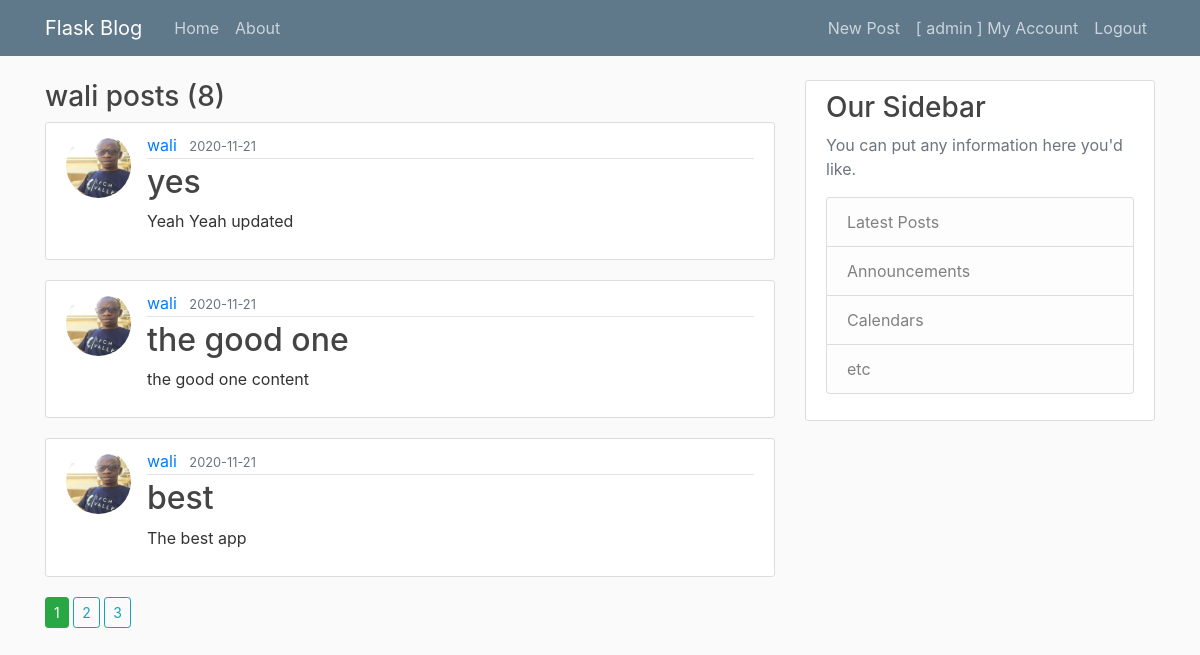
/user/wali (signed in), run on the app's committed database.
### flaskblog/models.py (models this page shows, shortened)
class User (db.Model, UserMixin):
    id = db.Column(db.Integer, primary_key = True)
    username = db.Column(db.String(20), unique = True, nullable = False)
    email = db.Column(db.String(120), unique = True, nullable = False)
    password = db.Column(db.String(60), nullable = False)
    image = db.Column(db.String(20), nullable = False, default = "default.jpg")
    posts = db.relationship('Post', backref='author', lazy = True)

class Post (db.Model):
    id = db.Column(db.Integer, primary_key = True)
    title = db.Column(db.String(20), nullable = False)
    content = db.Column(db.String(200), nullable = False)
    date_posted = db.Column(db.DateTime, nullable = False, default=datetime.utcnow)
    userid = db.Column (db.Integer, db.ForeignKey('user.id'), nullable= False)

### flaskblog/routes.py (the view)
@app.route('/user/<string:username>')
def user_posts(username):
    page = request.args.get('page', 1, type=int)
    user = User.query.filter_by(username=username).first_or_404()
    posts = Post.query.filter_by(author = user)\
            .order_by(Post.date_posted.desc())\
            .paginate(per_page=3, page=page)
    return render_template('user_post.html', posts= posts, user=user, page=1)

### flaskblog/models.py (called while the page is built)
@login_manager.user_loader
def load_user(userid):
    return User.query.get(int(userid))

### flaskblog/templates/user_post.html
{% extends "layout.html" %}
{% block contents %}
<h3>{{ user.username }} posts ({{ posts.total }})</h3>
{% for post in posts.items %}
<article class="media content-section">
    <img src="{{ url_for('static', filename='profile_pics/'+ post.author.image) }}" alt="User" class="rounded-circle article-img">
    <div class="media-body">
        <div class="article-metadata">
            <a class="mr-2" href="#">{{ post.author.username }}</a>
            <small class="text-muted">{{ post.date_posted.strftime('%Y-%m-%d') }}</small>
        </div>
        <h2><a class="article-title" href="{{ url_for('Blogpost', post_id = post.id)}}">{{ post.title }}</a></h2>
        <p class="article-content">{{ post.content }}</p>
    </div>
</article>
{% endfor %}
{% for page_num in posts.iter_pages(left_edge=1, right_edge = 1, left_current = 1, right_current = 2) %}
    {% if page_num %}
        {% if posts.page == page_num %}
            <a class="btn btn-success btn-sm" href="{{ url_for('user_posts', page=page_num, username = user.username ) }}">{{ page_num }}</a>
        {% else %}
            <a class="btn btn-outline-info btn-sm" href="{{ url_for('user_posts', page=page_num, username = user.username) }}">{{ page_num }}</a>
        {% endif %}
    {% else %}
        ...
    {% endif%}
{% endfor %}
{% endblock contents%}

### flaskblog/templates/layout.html (shortened to what this page needs)
<!DOCTYPE html>
<html>
<head>
    <link rel="stylesheet" href="https://cdn.jsdelivr.net/npm/bootstrap@4.5.3/dist/css/bootstrap.min.css"
>
    <link rel='stylesheet' type='text/css' media='screen' href="{{ url_for('static', filename='main.css' ) }}">
</head>
<body>
    <header class="site-header">
        <nav class="navbar navbar-expand-md navbar-dark bg-steel fixed-top">
          <div class="container">
            <a class="navbar-brand mr-4" href="/">Flask Blog</a>
            <div class="collapse navbar-collapse" id="navbarToggle">
              <div class="navbar-nav mr-auto">
                <a class="nav-item nav-link" href="{{ url_for('home') }}">Home</a>
                <a class="nav-item nav-link" href="{{ url_for('about') }}">About</a>
              </div>
              <div class="navbar-nav">
                {% if not current_user.is_authenticated %}
                  <a class="nav-item nav-link" href="{{ url_for('login') }}">Login</a>
                  <a class="nav-item nav-link" href="{{ url_for('register') }}">Register</a>
                {% else %}
                  <a class="nav-item nav-link" href="{{ url_for('newPost') }}">New Post</a>
                  <a class="nav-item nav-link" href="{{ url_for('account') }}">[ {{ current_user.username }} ] My Account</a>
                  <a class="nav-item nav-link" href="{{ url_for('logout') }}">Logout</a>
                {% endif%}
              </div>
            </div>
          </div>
        </nav>
      </header>
      <main role="main" class="container">
        <div class="row">
          <div class="col-md-8">
            {% block contents %}{% endblock contents %}
          </div>
          <div class="col-md-4">
            <div class="content-section">
              <h3>Our Sidebar</h3>
              <p class='text-muted'>You can put any information here you'd like.
                <ul class="list-group">
                  <li class="list-group-item list-group-item-light">Latest Posts</li>
                  <li class="list-group-item list-group-item-light">Announcements</li>
                  <li class="list-group-item list-group-item-light">Calendars</li>
                  <li class="list-group-item list-group-item-light">etc</li>
                </ul>
              </p>
            </div>
          </div>
        </div>
      </main>
</body>
</html>

### flaskblog/static/main.css (style rules this page uses)
body { background: #fafafa; color: #333333; margin-top: 5rem; }
h1, h2, h3, h4, h5, h6 { color: #444444; }
.bg-steel { background-color: #5f788a; }
.site-header .navbar-nav .nav-link { color: #cbd5db; }
.content-section { background: #ffffff; padding: 10px 20px; border: 1px solid #dddddd; border-radius: 3px; margin-bottom: 20px; }
.article-title { color: #444444; }
.article-content { white-space: pre-line; }
.article-img { height: 65px; width: 65px; margin-right: 16px; }
.article-metadata { padding-bottom: 1px; margin-bottom: 4px; border-bottom: 1px solid #e3e3e3 }

### data on the page
User: username "admin"
User: username "wali"
Post: image (picture), author.username "wali", date_posted "2020-11-21", title "yes", content "Yeah Yeah updated"
Post: image (picture), author.username "wali", date_posted "2020-11-21", title "the good one", content "the good one content"
Post: image (picture), author.username "wali", date_posted "2020-11-21", title "best", content "The best app"

### other printed values
{{ posts.total }} "8"
{{ page_num }} "1"
{{ page_num }} "2" "3"
